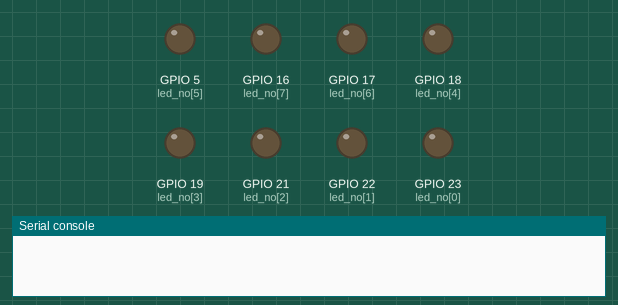
Simulated run of this program. Board: ESP32 board running MicroPython. Shown: output pins drawn as LEDs (lit = HIGH), the last lines printed to the serial console.

Above: at 0.05 s.
At 0.45 s:
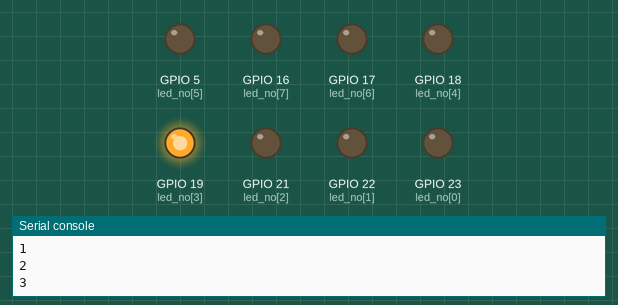
At 0.75 s:
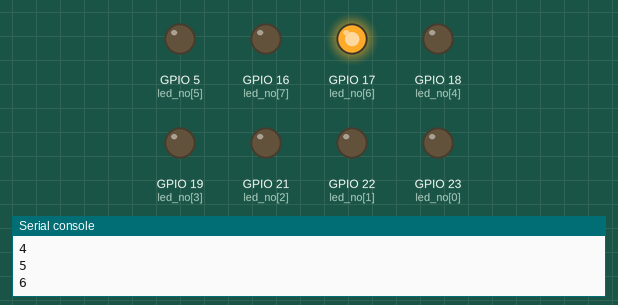
At 1.55 s:
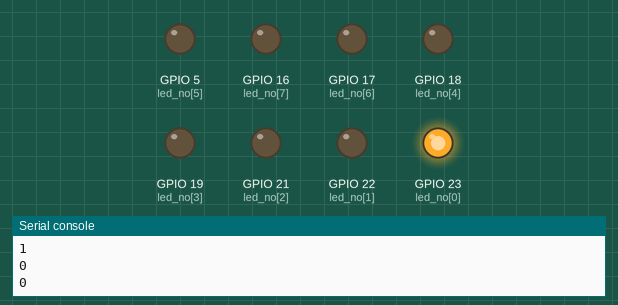
At 2.25 s:
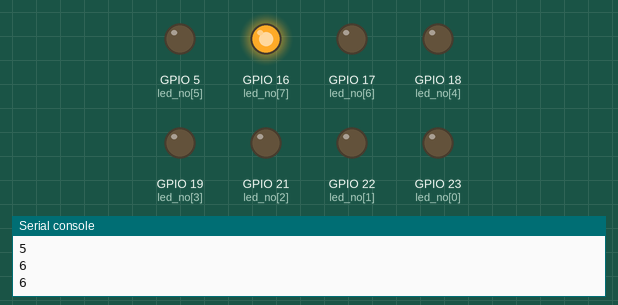
At 3.15 s:
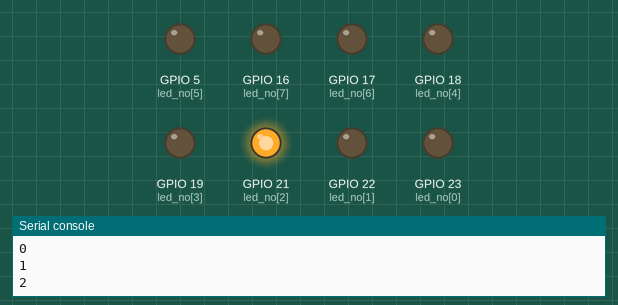
Timing chart, 0 to 3.5 s (numbered marks = the images above):
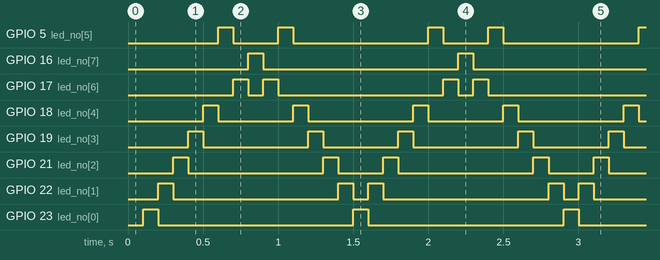

Measured:
- by itself, GPIO 5 (led_no[5]): repeats every 1.4 s: LOW 0.30 s, HIGH 0.10 s, LOW 0.90 s, HIGH 0.10 s
- by itself, GPIO 16 (led_no[7]), GPIO 23 (led_no[0]): alternates HIGH for 0.10 s and LOW for 1.3 s
- by itself, GPIO 17 (led_no[6]): repeats every 1.4 s: LOW 0.10 s, HIGH 0.10 s, LOW 1.1 s, HIGH 0.10 s
- by itself, GPIO 18 (led_no[4]): repeats every 1.4 s: LOW 0.50 s, HIGH 0.10 s, LOW 0.70 s, HIGH 0.10 s
- by itself, GPIO 19 (led_no[3]): repeats every 1.4 s: LOW 0.70 s, HIGH 0.10 s, LOW 0.50 s, HIGH 0.10 s
- by itself, GPIO 21 (led_no[2]): repeats every 1.4 s: LOW 0.90 s, HIGH 0.10 s, LOW 0.30 s, HIGH 0.10 s
- by itself, GPIO 22 (led_no[1]): repeats every 1.4 s: LOW 1.1 s, HIGH 0.10 s, LOW 0.10 s, HIGH 0.10 s

The program:

bolum2_u19_karasimsekTimer.py
```python
from machine import *
import time
led_no = [23, 22, 21, 19, 18, 5, 17, 16]
led = [] # boş liste oluştur
for i in led_no:
    led.append(Pin(i, Pin.OUT))

index = -1 # dizinin indisini gösteren değer
yon = 0 # soldan sağa mı, sağdan sola mı?
def karasimsek(t):
    global index
    global yon # değişkenleri global olarak al (kalıcı olması gerek)
    if yon == 0: #soldan saga ise
        index += 1 #indisi bir artır
        led[index].value(1) #indise denk gelen ledi yak
        if index != 0: # Eğer kenarda bulunmuyorsa kendinden onceki ledi sondur
            led[index-1].value(0)
        if index == 7: # sona geldiğinde yönü değiştir
            yon = 1
    if yon == 1: # sağdan sola ise
        led[index].value(1) #indise denk gelen ledi yak
        if index != 7:
            led[index+1].value(0) # eğer kenarda değilse kendinden oncekini sondur
        if index == 0: # sona geldiğinde yon değiştir
            yon = 0
        if index > 0: # 0 olana kadar birer birer azalt
            index -= 1
    print(index)
tim0 = Timer(0)
tim0.init(period = 100, mode = Timer.PERIODIC, callback = karasimsek)
#100ms periyotta zamanlayıcıyı çalıştır

while True:
    pass
```
